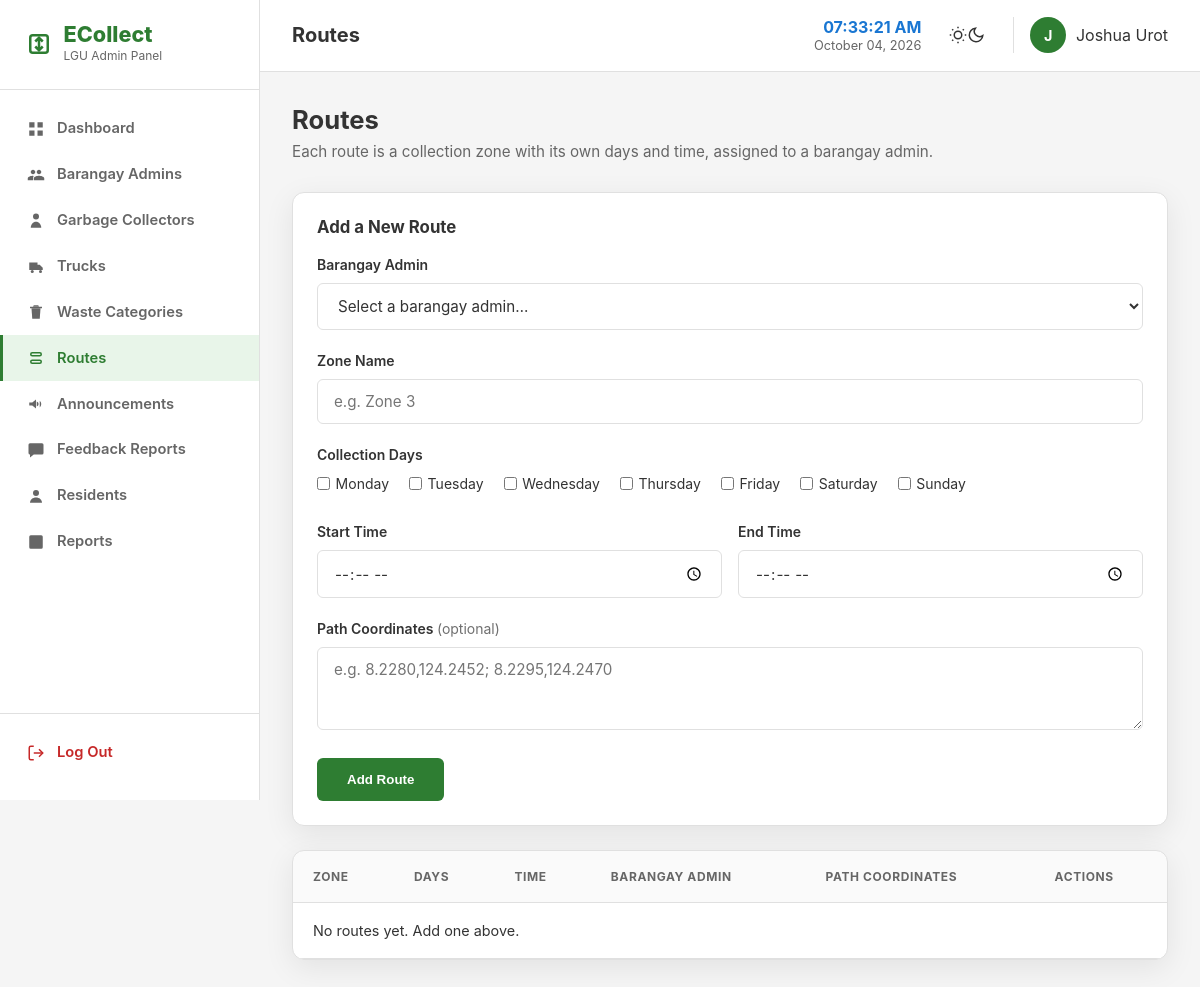
The page /users/lgu_admin/routes.php (signed in) on the database its author committed.
### tables this page shows
CREATE TABLE `lgu_admin` (
  `lgu_admin_id` int(11) NOT NULL,
  `email` varchar(100) NOT NULL,
  `password` varchar(255) NOT NULL,
  `first_name` varchar(50) DEFAULT NULL,
  `last_name` varchar(50) DEFAULT NULL
);

### users/lgu_admin/includes/auth.php (called while the page is built, shortened)
<?php
require_once __DIR__ . '/../../../db.php';
$adminId    = $_SESSION['lgu_admin_id'];
$stmt = $conn->prepare("
    SELECT first_name, last_name, email
    FROM lgu_admin
    WHERE lgu_admin_id = ?
    LIMIT 1
");
$stmt->bind_param('i', $adminId);
$stmt->execute();
$admin = $stmt->get_result()->fetch_assoc();
if ($admin) {
    $adminName  = trim($admin['first_name'] . ' ' . $admin['last_name']);
}

### users/lgu_admin/routes.php (the view, shortened to what this page needs)
<?php
$pageTitle  = 'Routes';
include 'includes/auth.php';
require_once __DIR__ . '/../../route_helpers.php';
$list = $conn->query('
    SELECT r.*, ba.firstname, ba.lastname
    FROM route r
    LEFT JOIN barangay_admin ba ON r.barangay_admin_id = ba.barangay_admin_id
    ORDER BY r.zone_name IS NULL, LENGTH(r.zone_name), r.zone_name, r.route_id
');
$editing = null;
include 'includes/layout_top.php';
?>
<div class="content-header">
    <div>
        <h2>Routes</h2>
        <p>Each route is a collection zone with its own days and time, assigned to a barangay admin.</p>
    </div>
</div>
<div class="panel" style="margin-bottom:1.5rem;">
    <div class="panel-header">
        <h3><?= $editing ? 'Edit Route #' . (int) $editing['route_id'] : 'Add a New Route' ?></h3>
    </div>
    <form method="POST" action="routes.php">
        <div class="form-group">
            <label>Barangay Admin</label>
            <select name="barangay_admin_id" class="form-control" required>
                <option value="">Select a barangay admin&hellip;</option>
            </select>
        </div>
        <div class="form-group">
            <label>Path Coordinates <span style="font-weight:normal;opacity:.7;">(optional)</span></label>
            <textarea name="path_coordinates" class="form-control" rows="3" placeholder="e.g. 8.2280,124.2452; 8.2295,124.2470"><?= htmlspecialchars($editing['path_coordinates'] ?? '') ?></textarea>
        </div>
        <button type="submit" class="btn btn-primary"><?= $editing ? 'Update Route' : 'Add Route' ?></button>
    </form>
</div>
<div class="admin-table-wrap">
    <table class="admin-table">
        <thead><tr><th>Zone</th><th>Days</th><th>Time</th><th>Barangay Admin</th><th>Path Coordinates</th><th>Actions</th></tr></thead>
        <tbody>
            <?php if ($list->num_rows === 0): ?>
                <tr><td colspan="6">No routes yet. Add one above.</td></tr>
            <?php else: while ($row = $list->fetch_assoc()): ?>
                <tr>
                    <td><strong><?= htmlspecialchars(routeLabel($row)) ?></strong><br><small>Route #<?= (int) $row['route_id'] ?></small></td>
                    <td><?= htmlspecialchars(routeDaysShort($row['collection_days']) ?: '—') ?></td>
                    <td><?= htmlspecialchars(routeTimeRange($row['start_time'], $row['end_time']) ?: '—') ?></td>
                    <td><?= htmlspecialchars(trim(($row['firstname'] ?? '') . ' ' . ($row['lastname'] ?? '')) ?: '—') ?></td>
                    <td><?= htmlspecialchars(mb_strimwidth((string) $row['path_coordinates'], 0, 40, '…') ?: '—') ?></td>
                    <td>
                        <a href="routes.php?edit=<?= (int) $row['route_id'] ?>" class="btn btn-outline btn-sm">Edit</a>
                        <form method="POST" action="routes.php" style="display:inline;" onsubmit="return confirm('Delete this route?');">
                            <input type="hidden" name="form_action" value="delete">
                            <input type="hidden" name="route_id" value="<?= (int) $row['route_id'] ?>">
                            <button type="submit" class="btn btn-outline btn-sm" style="color:#c62828;border-color:#f5c6cb;">Delete</button>
                        </form>
                    </td>
                </tr>
            <?php endwhile; endif; ?>
        </tbody>
    </table>
</div>
<?php include 'includes/layout_bottom.php'; ?>

### users/lgu_admin/includes/layout_top.php (shortened to what this page needs)
<!DOCTYPE html>
<html lang="en" data-theme="light">
<head>
    <link rel="stylesheet" href="../../assets/css/styles.css">
    <link rel="stylesheet" href="../../assets/css/admin.css">
</head>
<body class="admin-body">
<?php include __DIR__ . '/sidebar.php'; ?>
<div class="admin-main">
    <header class="admin-topbar">
        <div class="topbar-left">
            <h1 class="topbar-title">
                <?= htmlspecialchars($pageTitle) ?>
            </h1>
        </div>
        <div class="topbar-right">
            <div class="topbar-clock-wrap">
                <span id="clock" class="digital-clock">
                </span>
                <span class="header-date">
                    <?= date('F d, Y'); ?>
                </span>
            </div>
            <button
                id="adminThemeToggle"
                class="btn-icon"
                aria-label="Toggle dark mode"
            >
                <svg
                    class="moon-icon"
                    viewBox="0 0 24 24"
                    width="18"
                    height="18"
                    fill="none"
                    stroke="currentColor"
                    stroke-width="2"
                >
                    <path d="M21 12.79A9 9 0 1 1 11.21 3 7 7 0 0 0 21 12.79z"/>
                </svg>
            </button>
            <div class="admin-profile">
                <div class="admin-avatar">
                    <?= htmlspecialchars(
                        strtoupper(
                            substr($adminName ?: $adminEmail, 0, 1)
                        )
                    ) ?>
                </div>
                <span class="admin-name">
                    <?= htmlspecialchars($adminName ?: $adminEmail) ?>
                </span>
            </div>
        </div>
    </header>
    <main class="admin-content">

### assets/css/styles.css (style rules this page uses)
:root { --primary: #2e7d32; --primary-hover: #1b5e20; --primary-light: #e8f5e9; --secondary: #1976d2; --secondary-hover: #0d47a1; --bg-body: #ffffff; --bg-surface: #ffffff; --bg-light: #f5f5f5; --text-main: #333333; --text-muted: #666666; --border-color: #e0e0e0; --accent-amber: #f57c00; --shadow-soft: 0 8px 30px rgba(0, 0, 0, 0.08); --shadow-hover: 0 14px 40px rgba(0, 0, 0, 0.12); --font-family: -apple-system, BlinkMacSystemFont, "Segoe UI", Roboto, Oxygen, Ubuntu, Cantarell, sans-serif; --radius-sm: 6px; --radius-md: 12px; --radius-lg: 20px; --transition: all 0.3s cubic-bezier(0.25, 0.8, 0.25, 1); }
*, *::before, *::after { box-sizing: border-box; margin: 0; padding: 0; }
html { scroll-behavior: smooth; font-size: 16px; }
body { font-family: var(--font-family); background-color: var(--bg-body); color: var(--text-main); line-height: 1.6; overflow-x: hidden; transition: background-color 0.3s, color 0.3s; }
h1, h2, h3, h4, h5, h6 { color: var(--text-main); font-weight: 700; line-height: 1.25; }
h1 { font-size: 2.75rem; }
h2 { font-size: 2.25rem; }
h3 { font-size: 1.5rem; }
p { color: var(--text-muted); }
.btn { display: inline-flex; align-items: center; justify-content: center; padding: 0.75rem 1.75rem; border-radius: var(--radius-sm); font-weight: 600; cursor: pointer; border: 2px solid transparent; transition: var(--transition); }
.btn-primary { background-color: var(--primary); color: #ffffff; }
.btn-icon { background: transparent; border: none; cursor: pointer; color: var(--text-main); padding: 0.5rem; display: flex; align-items: center; justify-content: center; border-radius: 50%; }
.digital-clock { font-size: 1rem; font-weight: 700; color: var(--secondary); }
.header-date { font-size: 0.8rem; color: var(--text-muted); white-space: nowrap; }
.topbar-clock-wrap { display: flex; flex-direction: column; align-items: center; justify-content: center; min-width: 140px; line-height: 1.2; white-space: nowrap; }
.form-group { margin-bottom: 1.25rem; text-align: left; }
.form-group label { display: block; font-size: 0.875rem; font-weight: 600; margin-bottom: 0.4rem; color: var(--text-main); }
.form-control { width: 100%; padding: 0.75rem 1rem; border: 1px solid var(--border-color); border-radius: var(--radius-sm); background-color: var(--bg-body); color: var(--text-main); font-family: inherit; font-size: 0.95rem; transition: var(--transition); }

### rows shown on the page
lgu_admin: substr($adminName ?: $adminEmail, 0, 1) "J", first_name+last_name "Joshua Urot"

### other values the page prints
SITE_NAME "ECollect"
$item[0] "Dashboard"
$item[0] "Barangay Admins"
$item[0] "Garbage Collectors"
$item[0] "Trucks"
$item[0] "Waste Categories"
$item[0] "Routes"
$item[0] "Announcements"
$item[0] "Feedback Reports"
$item[0] "Residents"
$item[0] "Reports"
$pageTitle "Routes"
$day "Monday"
$day "Tuesday"
$day "Wednesday"
